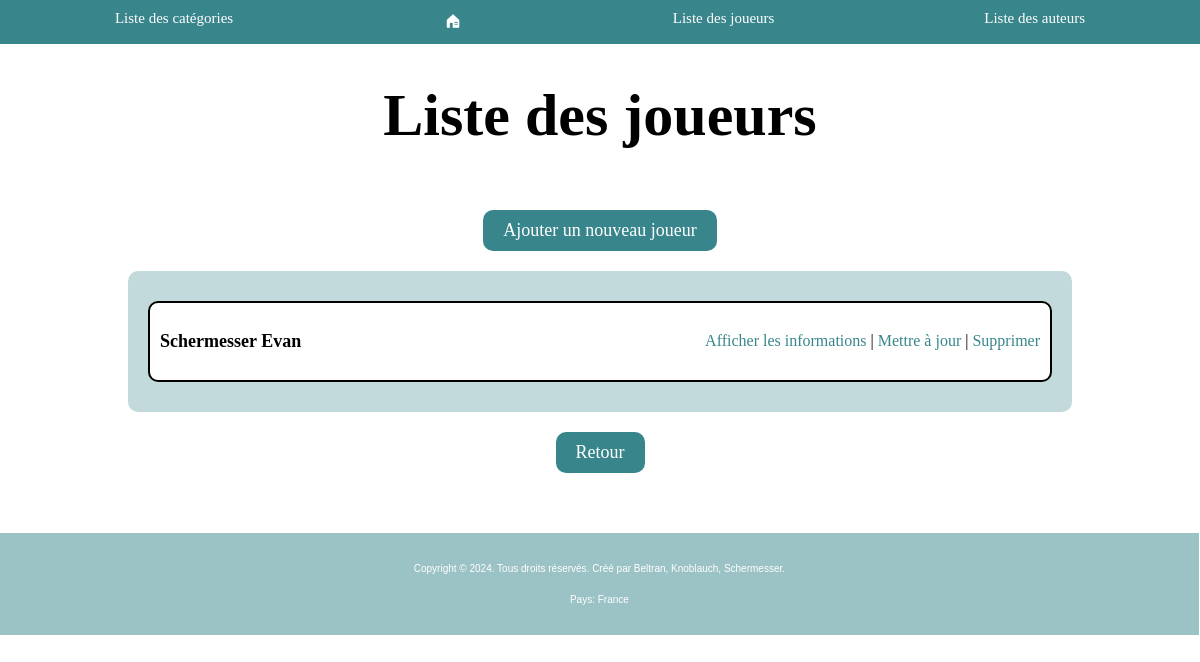
Before: /index_joueurs/ with the older database file.
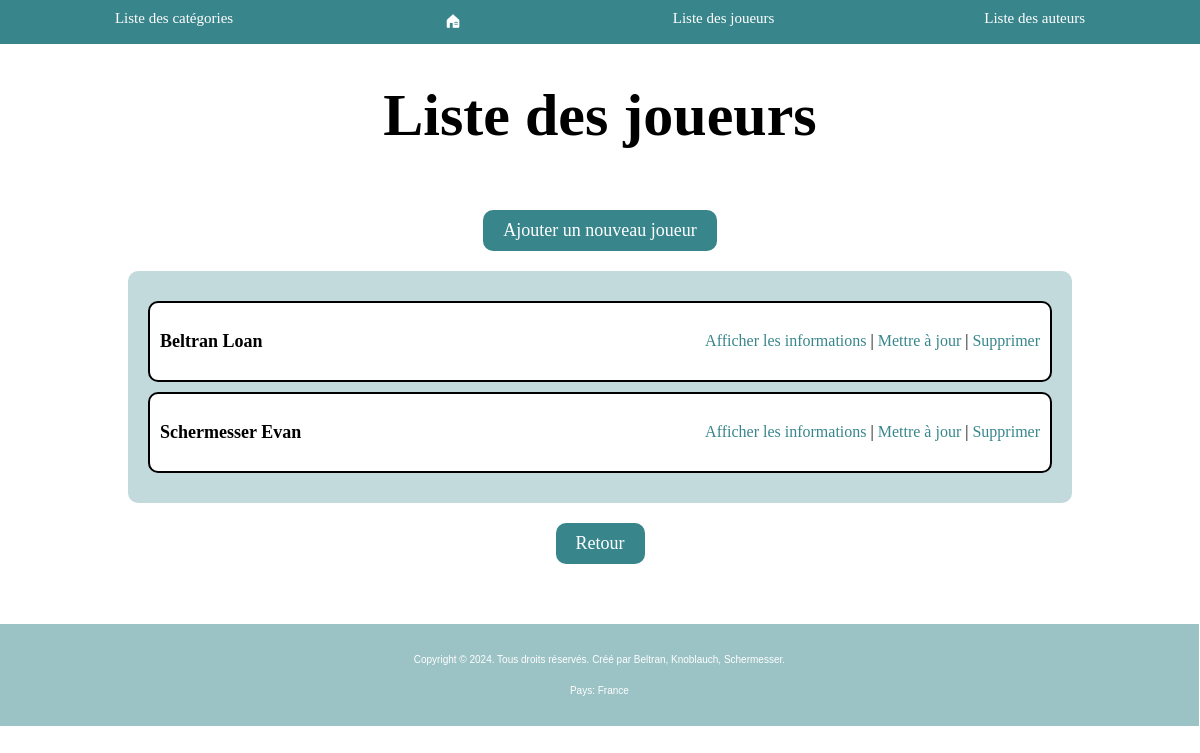
After: the same page with the newer database file.
### ludotheque/models.py (models this page shows, shortened)
class Joueurs(models.Model):
    nom = models.CharField(max_length=100)
    prenom = models.CharField(max_length=100)
    mail = models.CharField(max_length=100)
    mdp = models.CharField(max_length=100)
    TYPE_CHOICES = (
        ('professionnel', 'Professionnel'),
        ('particulier', 'Particulier'),
    )
    type = models.CharField(max_length=20, choices=TYPE_CHOICES)
    def __str__(self):
        chaine = f"{self.nom} {self.prenom} "
        return chaine

### ludotheque/views_joueurs.py (the view)
# urls.py: path('index_joueurs/', views_joueurs.joueurs_index),
def joueurs_index(request):
    liste = list(models.Joueurs.objects.all().order_by('nom'))
    return render(request, "joueurs/index.html", {"liste" : liste})

### ludotheque/templates/joueurs/index.html (shortened to what this page needs)
<!DOCTYPE html>
<html lang="en">
{% load static %}
<head>
    <link rel="stylesheet" type="text/css" href="{% static 'main.css' %}"/>
</head>
<body>
{% include 'main_nav.html' %}
<div class="containerSecond">
    <h1 class="mainTitle">Liste des joueurs</h1>
    <a class="addButton" href="/ajout_joueurs/">Ajouter un nouveau joueur</a>
    <article class="playerList">
        {% for j in liste %}
            <div class="playerItem">
                <p class="playerName">{{ j }}</p>
                <div class="playerActions">
                    <a class="edit" href="/affiche_joueurs/{{ j.id }}">Afficher les informations</a> |
                    <a class="edit" href="/update_joueurs/{{ j.id }}">Mettre à jour</a> |
                    <a class="edit" href="/delete_joueurs/{{ j.id }}">Supprimer</a>
                </div>
            </div>
        {% endfor %}
    </article>
    <a class="backButton" href="/">Retour</a>
</div>
{% include 'main_footer.html' %}
</body>
</html>

Changed rows visible on the page:
added Joueurs: nom+prenom "Beltran Loan"
